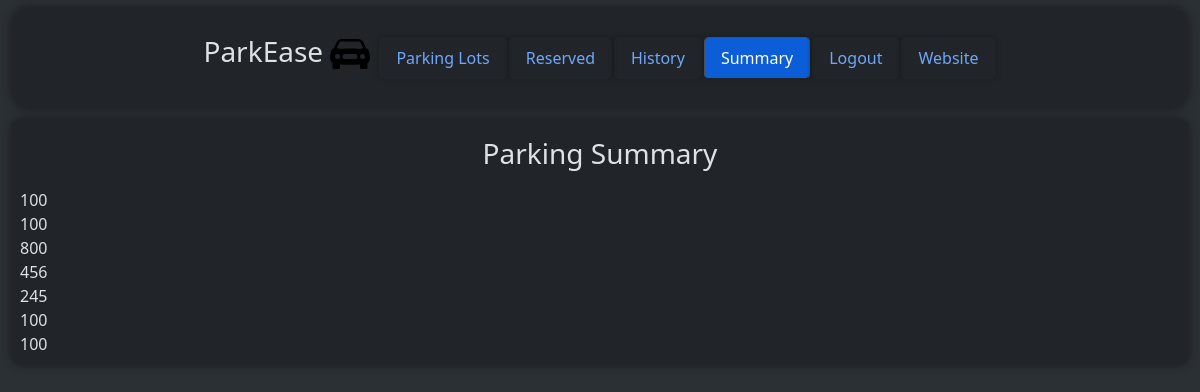
Page /user/dashboard/summary (signed in) on the earlier database version.
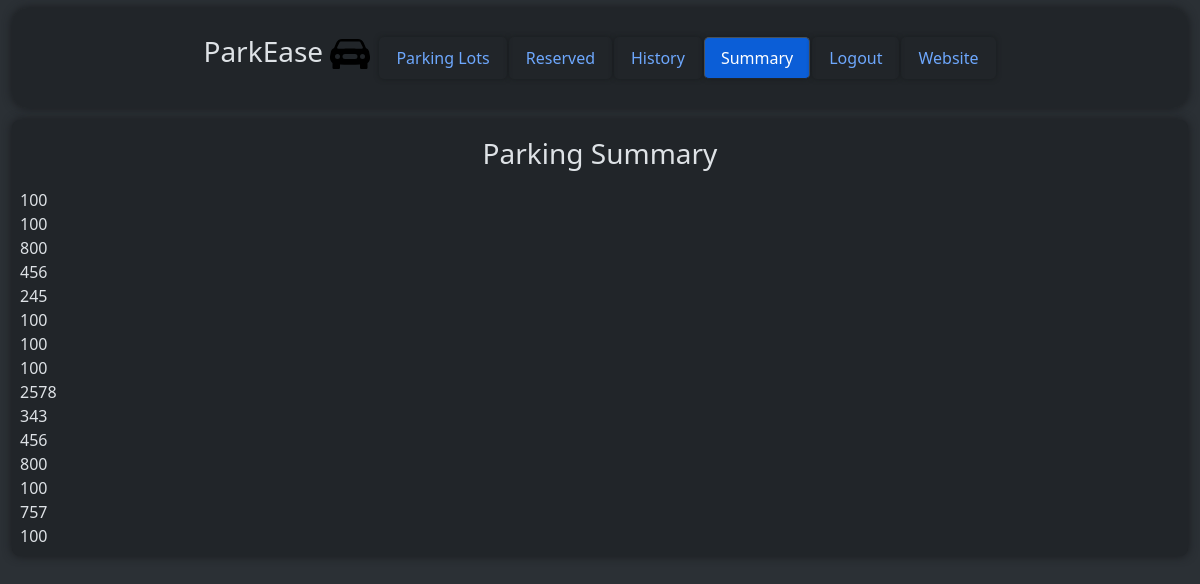
Same page on the later database version.
### models/parkingInfo.py (models this page shows, shortened)
class ReservedParkingSpot(db.Model) :
    __tablename__ = "reservedparkingspot"
    id = db.Column(db.Integer, primary_key = True, autoincrement = True)
    parkingSpotId = db.Column(db.Integer, db.ForeignKey("parkingspot.id"))
    userId = db.Column(db.Integer, db.ForeignKey("user.id"))
    parkingTimestamp = db.Column(db.DateTime)
    leavingTimestamp = db.Column(db.DateTime)
    totalCost = db.Column(db.Integer)
    vehicleNumber = db.Column(db.String)

### controllers/userDashboard.py (the view)
@userbp.route("/dashboard/summary", methods = ["GET"])
def summary() :
    if request.method == "GET" :
        return render_template("user/summary.html", reservedParkingSpots = viewAllReservedParkingSpots() )

### controllers/userDashboard.py (called while the page is built)
@userbp.before_request
def restrict() :
    if session.get("type") != "user" :
        return redirect(url_for("general.signIn"))

def viewAllReservedParkingSpots() :
    return db.session.execute(db.select(ReservedParkingSpot).filter_by(userId = session["id"])).scalars().all()

### templates/user/summary.html (shortened to what this page needs)
<!DOCTYPE html>
<html class = "h-100" data-bs-theme = "dark">
    <head>
        <link rel = "stylesheet" href = "/static/bootstrap/css/bootstrap.min.css"/>
        <link rel = "stylesheet" href = "/static/css/style.css"/>
    </head>
    <body class = "h-100">
        <div class = "container-fluid bg-body-tertiary min-vh-100">
            <div class = "container-fluid d-flex justify-content-center bg-body">
                <div class = "container-fluid mt-2 rounded-4 container-fluid d-flex align-items-center justify-content-center overflow-auto position-fixed" style = "height: 100px; width: 98%; background-color: rgba(33, 37, 41, 0.9); z-index: 1000; box-shadow: 0 0 10px rgb(24, 26, 29);">
                    <a href = "/" class = "text-decoration-none text-reset me-2">
                        <h3>
                            ParkEase
                            <img src = "/static\images\car-front-fill.svg" alt = "Logo" style = "width: 40px;"/>
                        </h3>
                    </a>
                    <ul class = "nav nav-tabs">
                        <li class = "nav-item">
                            <a class = "nav-link" href = "/user/dashboard">
                                Parking Lots
                            </a>
                        </li>
                        <li class = "nav-item">
                            <a class = "nav-link", href = "/user/dashboard/reserved">
                                Reserved
                            </a>
                        </li>
                        <li class = "nav-item">
                            <a class = "nav-link", href = "/user/dashboard/history">
                                History
                            </a>
                        </li>
                        <li class = "nav-item">
                            <a class = "nav-link active" href = "/user/dashboard/summary">
                                Summary
                            </a>
                        </li>
                        <li class = "nav-item">
                            <a class = "nav-link" href = "/signIn">
                                Logout
                            </a>
                        </li>
                        <li class = "nav-item">
                            <a class = "nav-link" href = "/">
                                Website
                            </a>
                        </li>
                    </ul>
                </div>
            </div>
            <div class = "rounded-3 container-fluid bg-body p-2 overflow-auto" style = "height: 80%; width: 100%; margin-top: 120px; box-shadow: 0 0 10px rgb(24, 26, 29);">
                <div class = "d-flex justify-content-center align-items-center gap-2" style = "height: 60px;">
                    <h3>
                        Parking Summary
                    </h3>
                </div>
                <div>
                    {% for reservedParkingSpot in reservedParkingSpots %}
                        <div>
                            {{ reservedParkingSpot.totalCost }}
                        </div>
                    {% endfor %}
                </div>
            </div>
        </div>
    </body>
</html>

Differences in the rows shown:
added ReservedParkingSpot: totalCost "100"
added ReservedParkingSpot: totalCost "2578"
added ReservedParkingSpot: totalCost "343"
added ReservedParkingSpot: totalCost "456"
added ReservedParkingSpot: totalCost "800"
added ReservedParkingSpot: totalCost "100"
added ReservedParkingSpot: totalCost "757"
added ReservedParkingSpot: totalCost "100"
